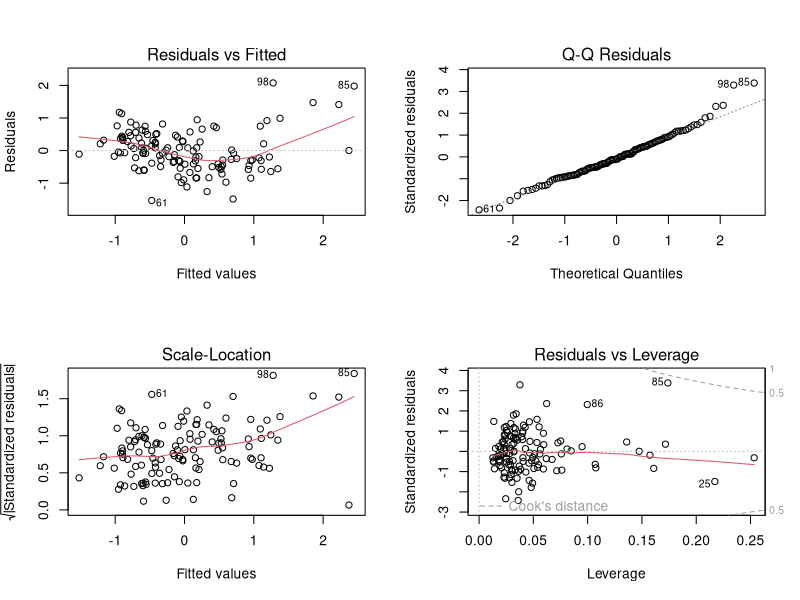
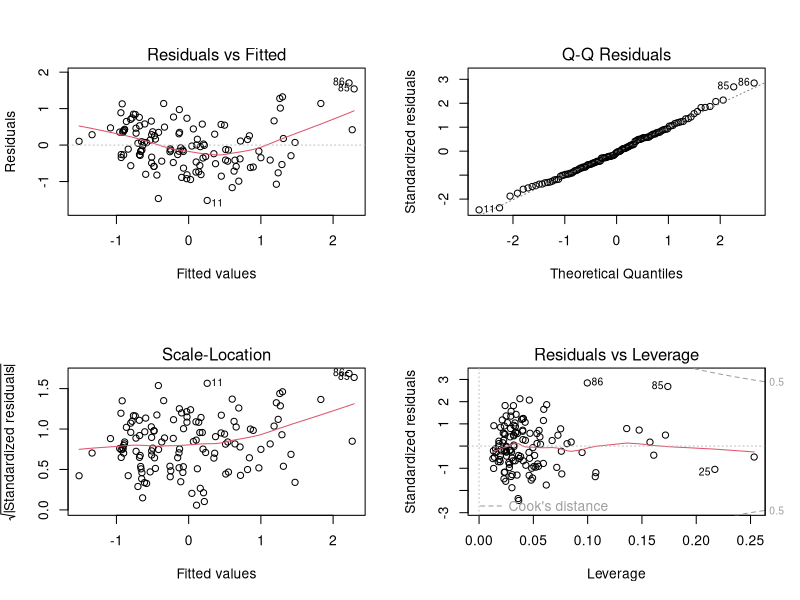
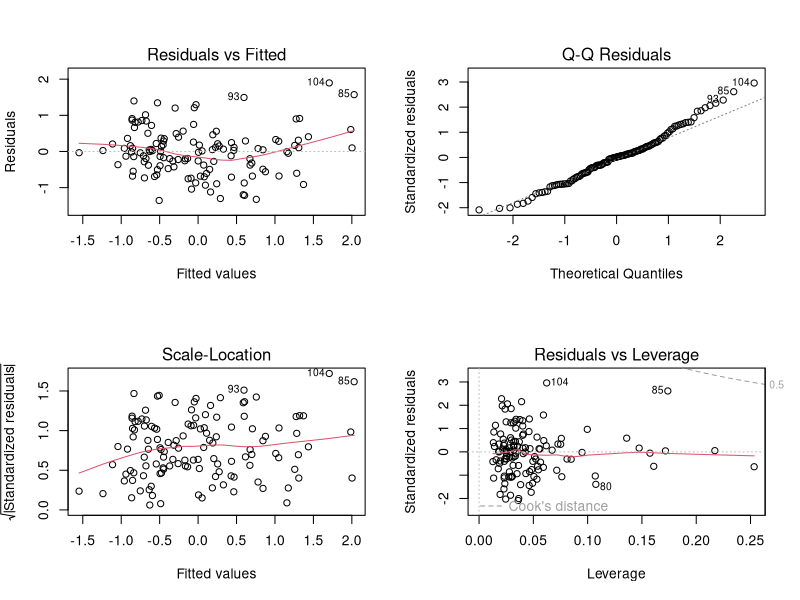

The R script that drew these images, in order:
topSchools <- read.csv('data/top_schools.csv')

cleanData <- topSchools[c("SATMT75", "ACTMT75", "ADM_RATE", "PELL_COMP_ORIG_YR6_RT", "COMP_ORIG_YR4_RT","MN_EARN_WNE_INC3_P10")]
cleanData2 <- topSchools[c("SATMT75", "ACTMT75", "ADM_RATE","PELL_COMP_ORIG_YR6_RT",  "COMP_ORIG_YR4_RT","MN_EARN_WNE_INC2_P10")]
cleanData3 <- topSchools[c("SATMT75", "ACTMT75","ADM_RATE", "PELL_COMP_ORIG_YR6_RT",  "COMP_ORIG_YR4_RT","MN_EARN_WNE_INC1_P10")]
cleanData <- data.frame(scale(cleanData, center=T, scale=T))
cleanData2 <- data.frame(scale(cleanData2, center=T, scale=T))
cleanData3 <- data.frame(scale(cleanData3, center=T, scale=T))

TopLM <- lm(MN_EARN_WNE_INC3_P10 ~ ., data = cleanData)
MidLM <- lm(MN_EARN_WNE_INC2_P10 ~ ., data = cleanData2)
LowLM <- lm(MN_EARN_WNE_INC1_P10 ~ ., data = cleanData3)
png("images/lm_top.png")
par(mfrow=c(2,2))
plot(TopLM)
dev.off()
png("images/lm_mid.png")
par(mfrow=c(2,2))
plot(MidLM)
dev.off()
png("images/lm_low.png")
par(mfrow=c(2,2))
plot(LowLM)
dev.off()

#Correlation
TopCorr <- cor(cleanData)
MidCorr <- cor(cleanData2)
LowCorr <- cor(cleanData3)


#Find the r-squared of multiple linear regression
TopLMsum <- summary(TopLM)$r.squared
MidLMsum <- summary(MidLM)$r.squared
LowLMsum <- summary(LowLM)$r.squared

#Coeffiecients 
TopCoef <- coef(TopLM)
MidCoef <- coef(MidLM)
LowCoef <- coef(LowLM)

#MSE for multiple linear regression 
TopMSE <- mean(TopLM$residuals^2)
MidMSE <- mean(MidLM$residuals^2)
LowMSE <- mean(LowLM$residuals^2)

#save into multiple linear regression binary file
save(TopLM, MidLM, LowLM, TopCorr, MidCorr, LowCorr,
     TopLMsum, MidLMsum, LowLMsum, TopCoef, MidCoef,
     LowCoef, TopMSE, MidMSE, LowMSE,
     file="./data/multiple-linear-reg.RData")

sink('./data/multiple-linear-reg-output.txt')
cat('Multiple Linear Regression summary statistics for top tier of earning\n')
print(TopLM)
cat('Multiple Linear Regression coefficients\n')
print(TopCoef)
cat('Multiple Linear Regression MSE\n')
print(TopMSE)
cat("Multiple Linear Regression correlation \n")
print(TopCorr)
sink()
